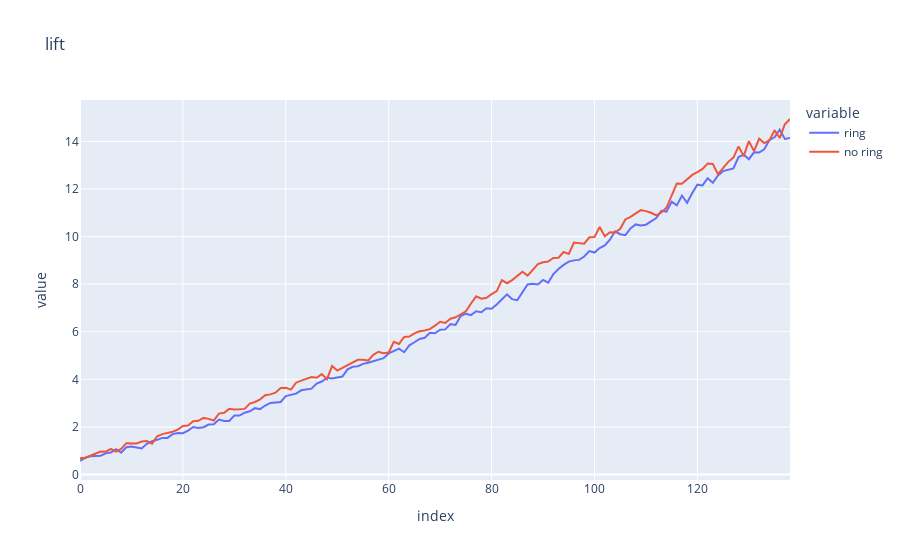
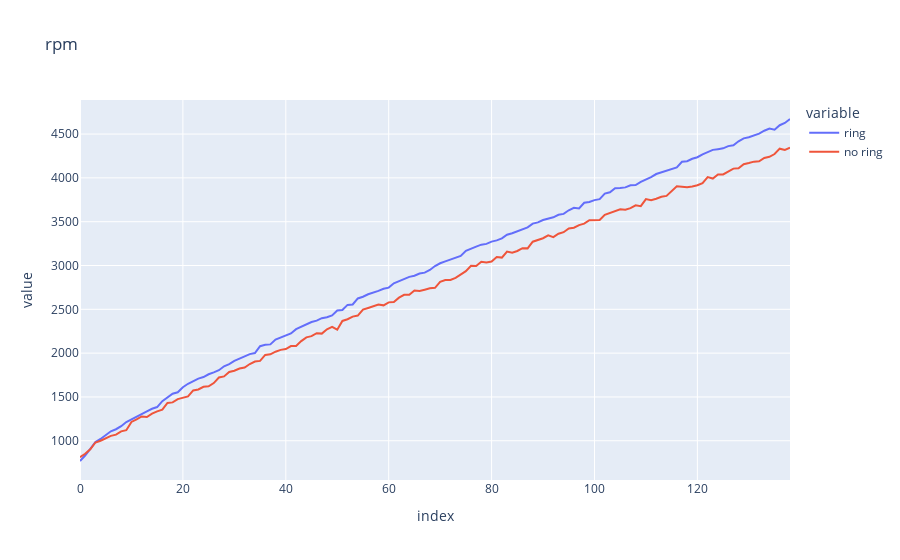
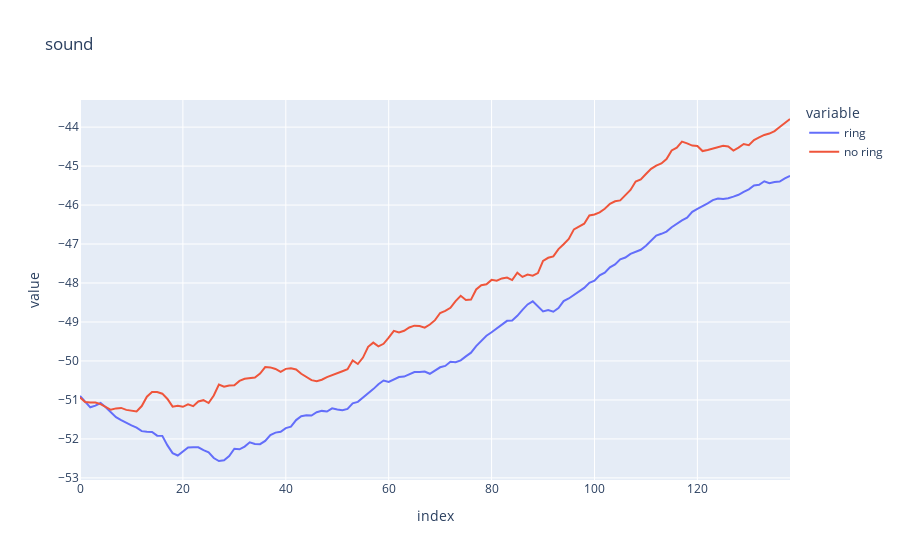

The notebook cell saved with these charts, in order:
### Code cell
px.line({'ring': ring['lift'], 'no ring': no_ring['lift']}, title='lift').show()
px.line({'ring': ring['rpm'], 'no ring': no_ring['rpm']}, title='rpm').show()
px.line({'ring': ring['sound'], 'no ring': no_ring['sound']}, title='sound').show()

### Figure 1 — Plotly figure (JSON) as saved in the notebook; plotly's stock layout.template omitted (floating-point values rounded to 4 significant figures; data arrays with more than 128 entries replaced by an {"elided": "..."} marker saying what was removed)
{"data": [{"hovertemplate": "variable=ring<br>index=%{x}<br>value=%{y}<extra></extra>", "legendgroup": "ring", "line": {"color": "#636efa", "dash": "solid"}, "marker": {"symbol": "circle"}, "mode": "lines", "name": "ring", "orientation": "v", "showlegend": true, "type": "scatter", "x": {"elided": "139 int values"}, "xaxis": "x", "y": {"elided": "139 float values"}, "yaxis": "y"}, {"hovertemplate": "variable=no ring<br>index=%{x}<br>value=%{y}<extra></extra>", "legendgroup": "no ring", "line": {"color": "#EF553B", "dash": "solid"}, "marker": {"symbol": "circle"}, "mode": "lines", "name": "no ring", "orientation": "v", "showlegend": true, "type": "scatter", "x": {"elided": "139 int values"}, "xaxis": "x", "y": {"elided": "139 float values"}, "yaxis": "y"}], "layout": {"legend": {"title": {"text": "variable"}, "tracegroupgap": 0}, "title": {"text": "lift"}, "xaxis": {"anchor": "y", "domain": [0, 1], "title": {"text": "index"}}, "yaxis": {"anchor": "x", "domain": [0, 1], "title": {"text": "value"}}}}

### Figure 2 — Plotly figure (JSON) as saved in the notebook; plotly's stock layout.template omitted (floating-point values rounded to 4 significant figures; data arrays with more than 128 entries replaced by an {"elided": "..."} marker saying what was removed)
{"data": [{"hovertemplate": "variable=ring<br>index=%{x}<br>value=%{y}<extra></extra>", "legendgroup": "ring", "line": {"color": "#636efa", "dash": "solid"}, "marker": {"symbol": "circle"}, "mode": "lines", "name": "ring", "orientation": "v", "showlegend": true, "type": "scatter", "x": {"elided": "139 int values"}, "xaxis": "x", "y": {"elided": "139 float values"}, "yaxis": "y"}, {"hovertemplate": "variable=no ring<br>index=%{x}<br>value=%{y}<extra></extra>", "legendgroup": "no ring", "line": {"color": "#EF553B", "dash": "solid"}, "marker": {"symbol": "circle"}, "mode": "lines", "name": "no ring", "orientation": "v", "showlegend": true, "type": "scatter", "x": {"elided": "139 int values"}, "xaxis": "x", "y": {"elided": "139 float values"}, "yaxis": "y"}], "layout": {"legend": {"title": {"text": "variable"}, "tracegroupgap": 0}, "title": {"text": "rpm"}, "xaxis": {"anchor": "y", "domain": [0, 1], "title": {"text": "index"}}, "yaxis": {"anchor": "x", "domain": [0, 1], "title": {"text": "value"}}}}

### Figure 3 — Plotly figure (JSON) as saved in the notebook; plotly's stock layout.template omitted (floating-point values rounded to 4 significant figures; data arrays with more than 128 entries replaced by an {"elided": "..."} marker saying what was removed)
{"data": [{"hovertemplate": "variable=ring<br>index=%{x}<br>value=%{y}<extra></extra>", "legendgroup": "ring", "line": {"color": "#636efa", "dash": "solid"}, "marker": {"symbol": "circle"}, "mode": "lines", "name": "ring", "orientation": "v", "showlegend": true, "type": "scatter", "x": {"elided": "139 int values"}, "xaxis": "x", "y": {"elided": "139 float values"}, "yaxis": "y"}, {"hovertemplate": "variable=no ring<br>index=%{x}<br>value=%{y}<extra></extra>", "legendgroup": "no ring", "line": {"color": "#EF553B", "dash": "solid"}, "marker": {"symbol": "circle"}, "mode": "lines", "name": "no ring", "orientation": "v", "showlegend": true, "type": "scatter", "x": {"elided": "139 int values"}, "xaxis": "x", "y": {"elided": "139 float values"}, "yaxis": "y"}], "layout": {"legend": {"title": {"text": "variable"}, "tracegroupgap": 0}, "title": {"text": "sound"}, "xaxis": {"anchor": "y", "domain": [0, 1], "title": {"text": "index"}}, "yaxis": {"anchor": "x", "domain": [0, 1], "title": {"text": "value"}}}}
